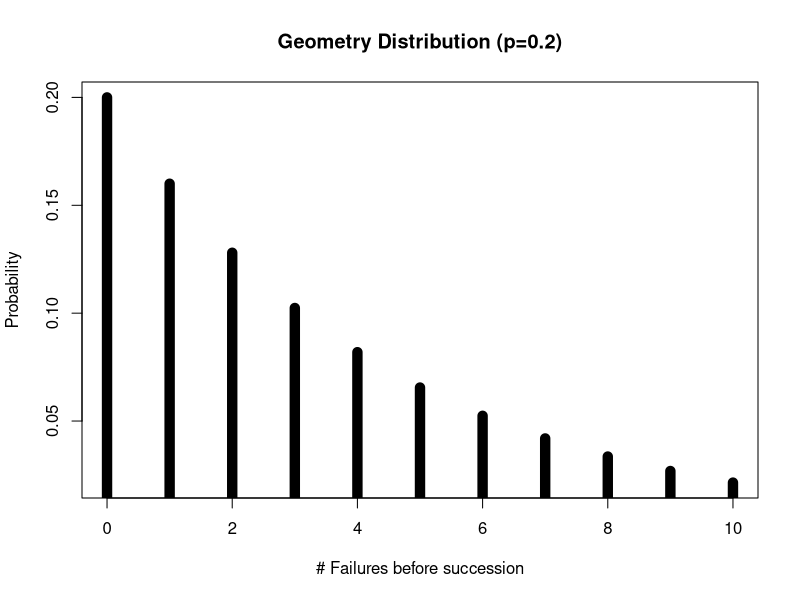

Write R code to recreate this figure.
p = 0.2
x = 3
n = 10000

#a
dgeom(x, p)

#b
mean(rgeom(n, p) == x)

#c Hasil dari poin b mendekati peluang dari hasil poin a

#d
failures <- 0:10
plot(failures, dgeom(failures, p),
     type='h',
     main='Geometry Distribution (p=0.2)',
     ylab='Probability',
     xlab ='# Failures before succession',
     lwd=10)

#e
sprintf("Mean: %d", 1/p)
sprintf("Variance: %.0f", (1-p)/p^2)
